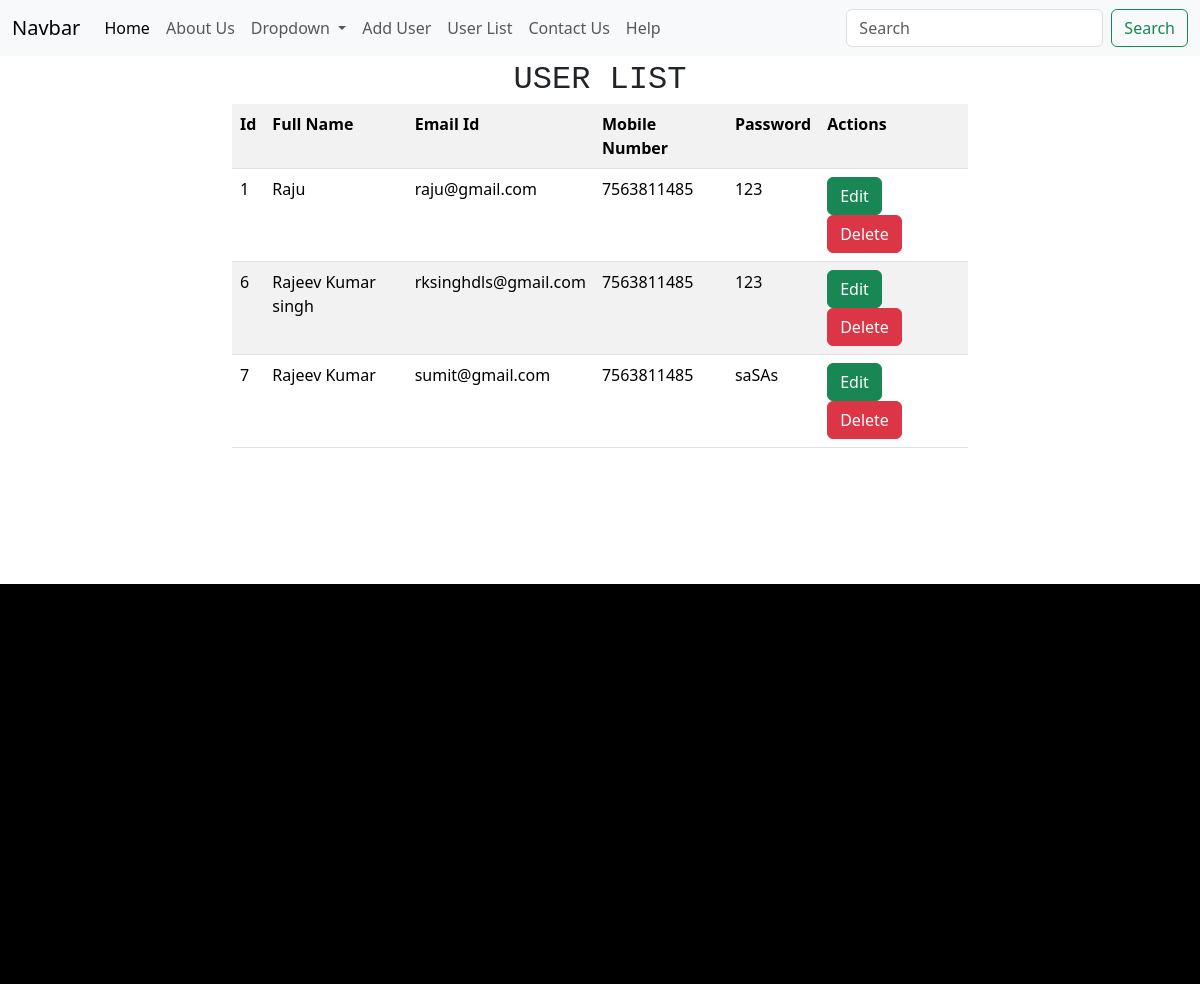
Page /user-list on the committed database.
### service/models.py (models this page shows)
class Employee(models.Model):
    full_name=models.CharField(max_length=100)
    email_id=models.CharField(max_length=100)
    mob_num=models.IntegerField()
    password=models.CharField(max_length=100)

### crud_with_django/views.py (the view)
# urls.py: path('user-list', views.userList),
def userList(request):
    data=Employee.objects.all().values()
    return render(request,'userlist.html',{'mydata':data})

### templates/userlist.html (shortened to what this page needs)
{% extends 'base.html' %}
{% block 'content' %}
<div class="container">
    <div class="row">
        <div class="col-md-12">
            <div class="haed">User List</div>
        </div>
    </div>
    <div class="row">
        <div class="col-md-2"></div>
        <div class="col-md-8">
            <table class="table table-striped">
                <tr>
                    <th>Id</th>
                    <th>Full Name</th>
                    <th>Email Id</th>
                    <th>Mobile Number</th>
                    <th>Password</th>
                    <th>Actions</th>
                </tr>
                {% for item in mydata %}
                <tr>
                    <td>{{item.id}}</td>
                    <td>{{item.full_name}}</td>
                    <td>{{item.email_id}}</td>
                    <td>{{item.mob_num}}</td>
                    <td>{{item.password}}</td>
                    <td>
                        <a href="edit/{{ item.id }}" class="btn btn-success">Edit</a>&nbsp;
                        <a href="delete/{{ item.id }}" class="btn btn-danger">Delete</a>&nbsp;
                    </td>
                </tr>
                {% endfor %}
            </table>
        </div>
        <div class="col-md-2"></div>
    </div>
</div>
{% endblock 'content' %}

### templates/base.html
{% include 'header.html' %}
  {% block 'content' %}
  {% endblock 'content' %}
{% include 'footer.html' %}

### templates/header.html (shortened to what this page needs)
<!doctype html>
<html lang="en">
  <head>
    <link href="https://cdn.jsdelivr.net/npm/bootstrap@5.3.1/dist/css/bootstrap.min.css" rel="stylesheet">
    <link rel="stylesheet" href="/static/css/mystyle.css">
  </head>
  <body>
    <nav class="navbar navbar-expand-lg bg-body-tertiary">
        <div class="container-fluid">
          <a class="navbar-brand" href="#">Navbar</a>
          <div class="collapse navbar-collapse" id="navbarSupportedContent">
            <ul class="navbar-nav me-auto mb-2 mb-lg-0">
                <li class="nav-item">
                    <a class="nav-link active" aria-current="page" href='/'>Home</a>
                  </li>
                  <li class="nav-item">
                    <a class="nav-link" href='/about-us'>About Us</a>
                  </li>
              <li class="nav-item dropdown">
                <a class="nav-link dropdown-toggle" href="#" role="button" data-bs-toggle="dropdown" aria-expanded="false">
                  Dropdown
                </a>
              </li>
              <li class="nav-item">
                <a class="nav-link" href='/add-user'>Add User</a>
              </li>
              <li class="nav-item">
                <a class="nav-link" href='/user-list'>User List</a>
              </li>
              <li class="nav-item">
                <a class="nav-link" href='/contact-us'>Contact Us</a>
              </li>
              <li class="nav-item">
                <a class="nav-link" href='/help-us'>Help</a>
              </li>
            </ul>
            <form class="d-flex" role="search">
              <input class="form-control me-2" type="search" placeholder="Search" aria-label="Search">
              <button class="btn btn-outline-success" type="submit">Search</button>
            </form>
          </div>
        </div>
      </nav>

### templates/footer.html (shortened to what this page needs)
<footer class="my_footer"></footer>
</body>
</html>

### static/css/mystyle.css (style rules this page uses)
.haed { text-align: center; font-size: 32px; text-transform: uppercase; font-family: monospace; }
.my_footer { margin-top: 10%; background-color: black; height: 400px; }

### rows in the picture
Employee: id "1", full_name "Raju", email_id "raju@gmail.com", mob_num "7563811485", password "123"
Employee: id "6", full_name "Rajeev Kumar singh", email_id "rksinghdls@gmail.com", mob_num "7563811485", password "123"
Employee: id "7", full_name "Rajeev Kumar", email_id "sumit@gmail.com", mob_num "7563811485", password "saSAs"
